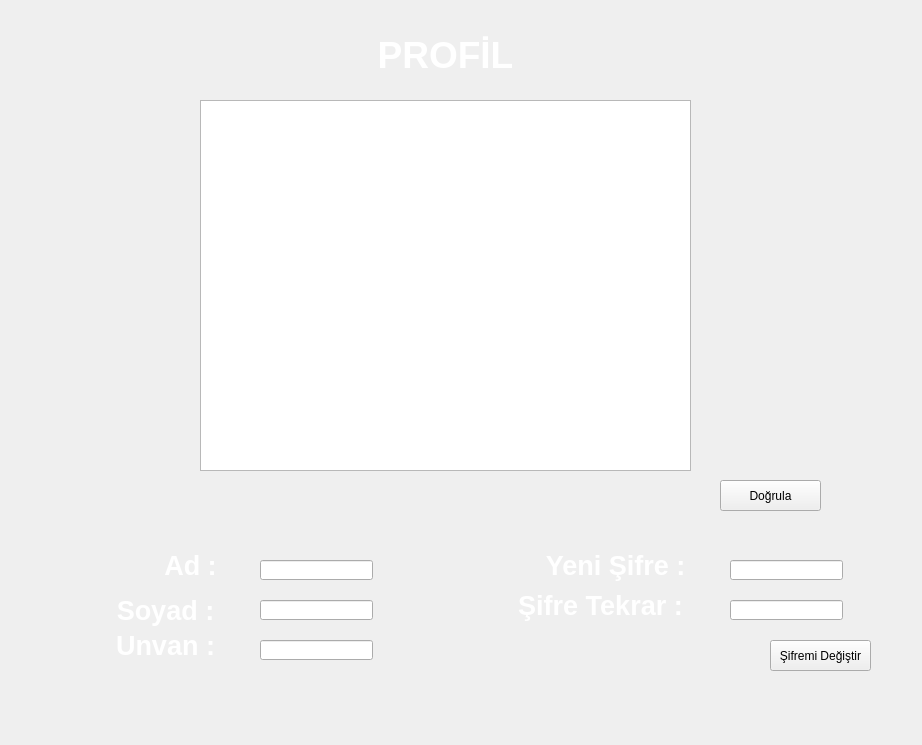
<?xml version="1.0" encoding="UTF-8"?>
<ui version="4.0">
 <class>Form</class>
 <widget class="QWidget" name="Form">
  <property name="geometry">
   <rect>
    <x>0</x>
    <y>0</y>
    <width>922</width>
    <height>745</height>
   </rect>
  </property>
  <property name="windowTitle">
   <string>Form</string>
  </property>
  <widget class="QLabel" name="label">
   <property name="geometry">
    <rect>
     <x>-20</x>
     <y>-40</y>
     <width>971</width>
     <height>821</height>
    </rect>
   </property>
   <property name="text">
    <string>&lt;html&gt;&lt;head/&gt;&lt;body&gt;&lt;p align=&quot;center&quot;&gt;&lt;br/&gt;&lt;/p&gt;&lt;/body&gt;&lt;/html&gt;</string>
   </property>
  </widget>
  <widget class="QLabel" name="mevcutsifre">
   <property name="geometry">
    <rect>
     <x>-40</x>
     <y>-30</y>
     <width>971</width>
     <height>821</height>
    </rect>
   </property>
   <property name="text">
    <string/>
   </property>
   <property name="pixmap">
    <pixmap>Adsız.png</pixmap>
   </property>
   <property name="scaledContents">
    <bool>true</bool>
   </property>
  </widget>
  <widget class="QGraphicsView" name="goruntu">
   <property name="geometry">
    <rect>
     <x>200</x>
     <y>100</y>
     <width>491</width>
     <height>371</height>
    </rect>
   </property>
  </widget>
  <widget class="QLabel" name="label_5">
   <property name="geometry">
    <rect>
     <x>100</x>
     <y>620</y>
     <width>131</width>
     <height>51</height>
    </rect>
   </property>
   <property name="text">
    <string>&lt;html&gt;&lt;head/&gt;&lt;body&gt;&lt;p align=&quot;center&quot;&gt;&lt;span style=&quot; font-size:20pt; font-weight:600; color:#ffffff;&quot;&gt;Unvan :&lt;/span&gt;&lt;/p&gt;&lt;/body&gt;&lt;/html&gt;</string>
   </property>
  </widget>
  <widget class="QLabel" name="label_7">
   <property name="geometry">
    <rect>
     <x>500</x>
     <y>590</y>
     <width>201</width>
     <height>31</height>
    </rect>
   </property>
   <property name="text">
    <string>&lt;html&gt;&lt;head/&gt;&lt;body&gt;&lt;p align=&quot;center&quot;&gt;&lt;span style=&quot; font-size:20pt; font-weight:600; color:#ffffff;&quot;&gt;Şifre Tekrar :&lt;/span&gt;&lt;/p&gt;&lt;/body&gt;&lt;/html&gt;</string>
   </property>
  </widget>
  <widget class="QLabel" name="label_6">
   <property name="geometry">
    <rect>
     <x>540</x>
     <y>550</y>
     <width>151</width>
     <height>31</height>
    </rect>
   </property>
   <property name="text">
    <string>&lt;html&gt;&lt;head/&gt;&lt;body&gt;&lt;p align=&quot;center&quot;&gt;&lt;span style=&quot; font-size:20pt; font-weight:600; color:#ffffff;&quot;&gt;Yeni Şifre :&lt;/span&gt;&lt;/p&gt;&lt;/body&gt;&lt;/html&gt;</string>
   </property>
  </widget>
  <widget class="QLabel" name="label_4">
   <property name="geometry">
    <rect>
     <x>110</x>
     <y>590</y>
     <width>111</width>
     <height>41</height>
    </rect>
   </property>
   <property name="text">
    <string>&lt;html&gt;&lt;head/&gt;&lt;body&gt;&lt;p align=&quot;center&quot;&gt;&lt;span style=&quot; font-size:20pt; font-weight:600; color:#ffffff;&quot;&gt;Soyad :&lt;/span&gt;&lt;/p&gt;&lt;/body&gt;&lt;/html&gt;</string>
   </property>
  </widget>
  <widget class="QLabel" name="label_3">
   <property name="geometry">
    <rect>
     <x>150</x>
     <y>550</y>
     <width>81</width>
     <height>31</height>
    </rect>
   </property>
   <property name="text">
    <string>&lt;html&gt;&lt;head/&gt;&lt;body&gt;&lt;p align=&quot;center&quot;&gt;&lt;span style=&quot; font-size:20pt; font-weight:600; color:#ffffff;&quot;&gt;Ad :&lt;/span&gt;&lt;/p&gt;&lt;/body&gt;&lt;/html&gt;</string>
   </property>
  </widget>
  <widget class="QLabel" name="label_9">
   <property name="geometry">
    <rect>
     <x>130</x>
     <y>20</y>
     <width>631</width>
     <height>71</height>
    </rect>
   </property>
   <property name="text">
    <string>&lt;html&gt;&lt;head/&gt;&lt;body&gt;&lt;p align=&quot;center&quot;&gt;&lt;span style=&quot; font-size:28pt; font-weight:600; color:#ffffff;&quot;&gt;PROFİL&lt;/span&gt;&lt;/p&gt;&lt;/body&gt;&lt;/html&gt;</string>
   </property>
  </widget>
  <widget class="QLineEdit" name="ad">
   <property name="geometry">
    <rect>
     <x>260</x>
     <y>560</y>
     <width>113</width>
     <height>20</height>
    </rect>
   </property>
  </widget>
  <widget class="QLineEdit" name="soyad">
   <property name="geometry">
    <rect>
     <x>260</x>
     <y>600</y>
     <width>113</width>
     <height>20</height>
    </rect>
   </property>
  </widget>
  <widget class="QLineEdit" name="unvan">
   <property name="geometry">
    <rect>
     <x>260</x>
     <y>640</y>
     <width>113</width>
     <height>20</height>
    </rect>
   </property>
  </widget>
  <widget class="QLineEdit" name="sifretekrar">
   <property name="geometry">
    <rect>
     <x>730</x>
     <y>600</y>
     <width>113</width>
     <height>20</height>
    </rect>
   </property>
  </widget>
  <widget class="QLineEdit" name="yenisifre">
   <property name="geometry">
    <rect>
     <x>730</x>
     <y>560</y>
     <width>113</width>
     <height>20</height>
    </rect>
   </property>
  </widget>
  <widget class="QPushButton" name="sifremidegistir">
   <property name="geometry">
    <rect>
     <x>770</x>
     <y>640</y>
     <width>101</width>
     <height>31</height>
    </rect>
   </property>
   <property name="text">
    <string>Şifremi Değiştir</string>
   </property>
  </widget>
  <widget class="QPushButton" name="dogrula">
   <property name="geometry">
    <rect>
     <x>720</x>
     <y>480</y>
     <width>101</width>
     <height>31</height>
    </rect>
   </property>
   <property name="text">
    <string>Doğrula</string>
   </property>
  </widget>
 </widget>
 <resources/>
 <connections/>
</ui>
